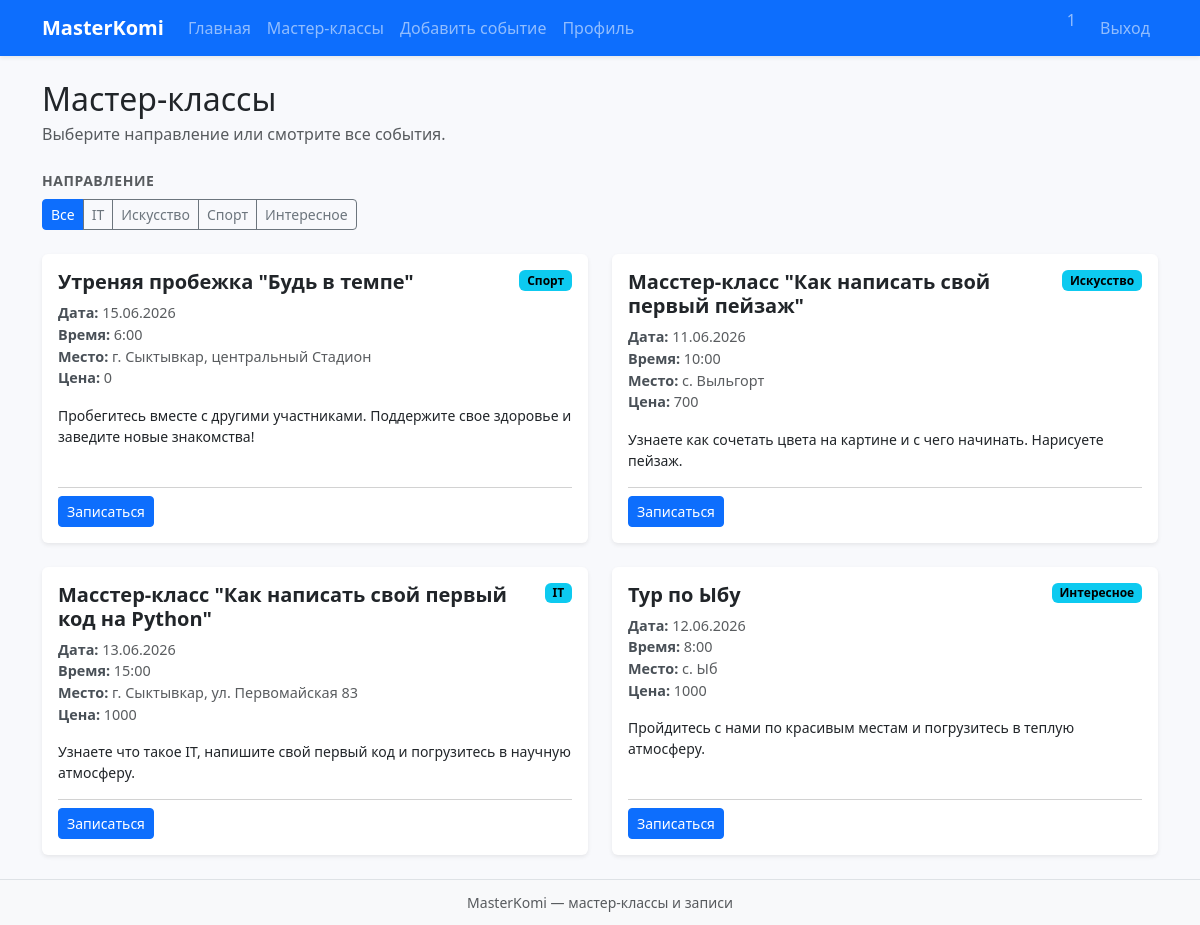
Screenshot of /masterclasses (signed in) with the database file from the repository.
### data/events.py (models this page shows)
class Event(SqlAlchemyBase):
    __tablename__ = "events"
    id = sqlalchemy.Column(
        sqlalchemy.Integer, primary_key=True, autoincrement=True
    )
    name = sqlalchemy.Column(sqlalchemy.String, nullable=True)
    direction = sqlalchemy.Column(sqlalchemy.String, nullable=True)
    date = sqlalchemy.Column(sqlalchemy.DateTime, nullable=True)
    time = sqlalchemy.Column(sqlalchemy.String, nullable=True)
    location = sqlalchemy.Column(sqlalchemy.String, nullable=True)
    description = sqlalchemy.Column(sqlalchemy.String, nullable=True)
    price = sqlalchemy.Column(sqlalchemy.Integer, nullable=True)
    created_date = sqlalchemy.Column(
        sqlalchemy.DateTime, default=datetime.datetime.now
    )
    user_id = sqlalchemy.Column(
        sqlalchemy.Integer, sqlalchemy.ForeignKey("users.id"), nullable=True
    )
    creator = orm.relationship("User", back_populates="events")
    signups = orm.relationship(
        "EventSignup", back_populates="event", cascade="all, delete-orphan"
    )

### main.py (the view)
@app.route("/masterclasses")
def masterclasses():
    db_sess = db_session.create_session()
    q = db_sess.query(Event).order_by(Event.created_date.desc())
    direction = request.args.get("direction", type=str)
    filter_direction = (
        direction if direction in EVENT_DIRECTION_VALUES else None
    )
    if filter_direction:
        q = q.filter(Event.direction == filter_direction)
    items = q.all()
    user_id = session.get("user_id")
    signed_ids = set()
    if user_id:
        signed_ids = {
            r[0]
            for r in db_sess.query(EventSignup.event_id)
            .filter(EventSignup.user_id == user_id)
            .all()
        }
    signup_forms_by_id = {
        e.id: EventSignupForm(prefix=f"e{e.id}") for e in items
    }
    return render_template(
        "masterclasses.html",
        title="Мастер-классы",
        masterclasses=items,
        user_id=user_id,
        signed_event_ids=signed_ids,
        signup_forms_by_id=signup_forms_by_id,
        event_directions=EVENT_DIRECTIONS,
        filter_direction=filter_direction,
    )

### main.py
class EventSignupForm(FlaskForm):
    submit = SubmitField("Записаться")

### data/db_session.py (called while the page is built)
def create_session() -> Session:
    global __factory
    return __factory()

### main.py (called while the page is built)
@app.context_processor
def direct_labs():
    return {"direction_labels": dict(EVENT_DIRECTIONS)}

@app.template_filter("fmt_date")
def fmt_date(value):
    if not value:
        return "—"
    if hasattr(value, "strftime"):
        return value.strftime("%d.%m.%Y")
    return str(value)

### templates/masterclasses.html (shortened to what this page needs)
{% extends "base.html" %}
{% block content %}
<header class="page-title">
    <h1 class="h2">Мастер-классы</h1>
    <p>Выберите направление или смотрите все события.</p>
</header>
<p class="filter-note">Направление</p>
<div class="filters btn-group flex-wrap" role="group" aria-label="Фильтр по направлению">
    <a href="{{ url_for('masterclasses') }}" class="btn btn-sm {% if not filter_direction %}btn-primary{% else %}btn-outline-secondary{% endif %}">Все</a>
    {% for value, label in event_directions %}
    <a href="{{ url_for('masterclasses', direction=value) }}" class="btn btn-sm {% if filter_direction == value %}btn-primary{% else %}btn-outline-secondary{% endif %}">{{ label }}</a>
    {% endfor %}
</div>
<div class="event-grid">
    {% for item in masterclasses %}
    <article class="card event-card">
        <div class="card-body">
            <div class="event-head">
                <h2 class="h5 card-title mb-0">{{ item.name }}</h2>
                {% if item.direction %}
                <span class="badge text-bg-info text-wrap">{{ direction_labels.get(item.direction, item.direction) }}</span>
                {% endif %}
            </div>
            <ul class="event-details small">
                <li><strong>Дата:</strong> {{ item.date|fmt_date }}</li>
                <li><strong>Время:</strong> {{ item.time }}</li>
                <li><strong>Место:</strong> {{ item.location }}</li>
                {% if item.price is not none %}
                <li><strong>Цена:</strong> {{ item.price }}</li>
                {% endif %}
            </ul>
            <p class="card-text small flex-grow-1">{{ item.description }}</p>
            <div class="event-foot">
                {% if not user_id %}
                <a href="{{ url_for('login') }}" class="btn btn-outline-primary btn-sm">Войдите, чтобы записаться</a>
                {% elif item.user_id == user_id %}
                <span class="muted small">Это ваше мероприятие</span>
                {% elif item.id in signed_event_ids %}
                <span class="badge text-bg-success">Вы записаны</span>
                {% else %}
                <form method="post" action="{{ url_for('signup_event', event_id=item.id) }}" class="d-inline">
                    {% set sf = signup_forms_by_id[item.id] %}
                    {{ sf.submit(class="btn btn-primary btn-sm") }}
                </form>
                {% endif %}
            </div>
        </div>
    </article>
    {% endfor %}
</div>
{% endblock %}

### static/css/styles.css (style rules this page uses)
:root { --welcome-gradient: linear-gradient(135deg, #0d6efd 0%, #6610f2 55%, #6f42c1 100%); --page-bg: #f8f9fc; }
body.shell { min-height: 100vh; display: flex; flex-direction: column; background-color: var(--page-bg); }
.page-title { margin-bottom: 1.5rem; }
.page-title h1 { margin-bottom: 0.25rem; }
.page-title p { margin-bottom: 0; color: var(--bs-secondary-color); }
.filter-note { font-size: 0.875rem; text-transform: uppercase; letter-spacing: 0.04em; font-weight: 600; color: var(--bs-secondary-color); margin-bottom: 0.5rem; }
.filters { margin-bottom: 1.5rem; }
.event-grid { display: grid; gap: 1.5rem; grid-template-columns: 1fr; }
@media (min-width: 992px) { .event-grid { grid-template-columns: repeat(2, 1fr); } }
.event-card { height: 100%; border: none; box-shadow: var(--bs-box-shadow-sm); display: flex; flex-direction: column; }
.event-card .card-body { flex: 1 1 auto; display: flex; flex-direction: column; }
.event-card .card-title { font-weight: 600; }
.event-head { display: flex; justify-content: space-between; align-items: flex-start; gap: 0.5rem; margin-bottom: 0.5rem; }
.event-details { margin: 0 0 1rem; padding: 0; list-style: none; font-size: 0.9rem; color: var(--bs-secondary-color); }
.event-details strong { color: #495057; font-weight: 600; }
.event-foot { padding-top: 0.5rem; margin-top: auto; border-top: 1px solid var(--bs-border-color-translucent); }

### rows the page displays
Event: name "Утреняя пробежка \"Будь в темпе\"", get "Спорт", date|fmt_date "15.06.2026", time "6:00", location "г. Сыктывкар, центральный Стадион", price "0", description "Пробегитесь вместе с другими участниками. Поддержите свое здоровье и заведите новые знакомства!"
Event: name "Масстер-класс \"Как написать свой первый пейзаж\"", get "Искусство", date|fmt_date "11.06.2026", time "10:00", location "с. Выльгорт", price "700", description "Узнаете как сочетать цвета на картине и с чего начинать. Нарисуете пейзаж."
Event: name "Масстер-класс \"Как написать свой первый код на Python\"", get "IT", date|fmt_date "13.06.2026", time "15:00", location "г. Сыктывкар, ул. Первомайская 83", price "1000", description "Узнаете что такое IT, напишите свой первый код и погрузитесь в научную атмосферу."
Event: name "Тур по Ыбу", get "Интересное", date|fmt_date "12.06.2026", time "8:00", location "с. Ыб", price "1000", description "Пройдитесь с нами по красивым местам и погрузитесь в теплую атмосферу."

### other values shown
{{ session.get('user_name', '') }} "1"
{{ label }} "IT" "Искусство" "Спорт" "Интересное"
